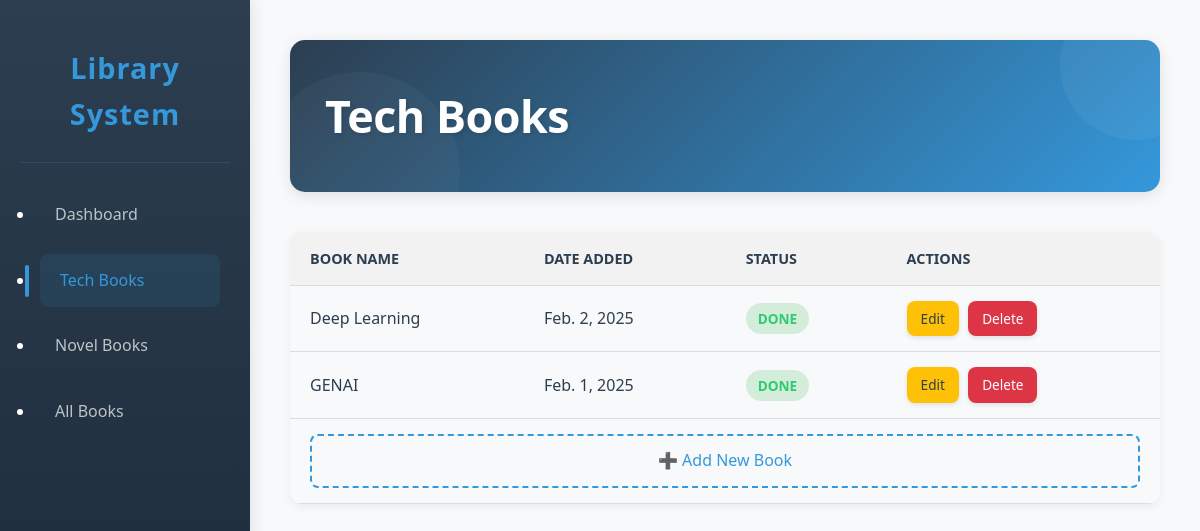
Before: /tech/ with the older database file.
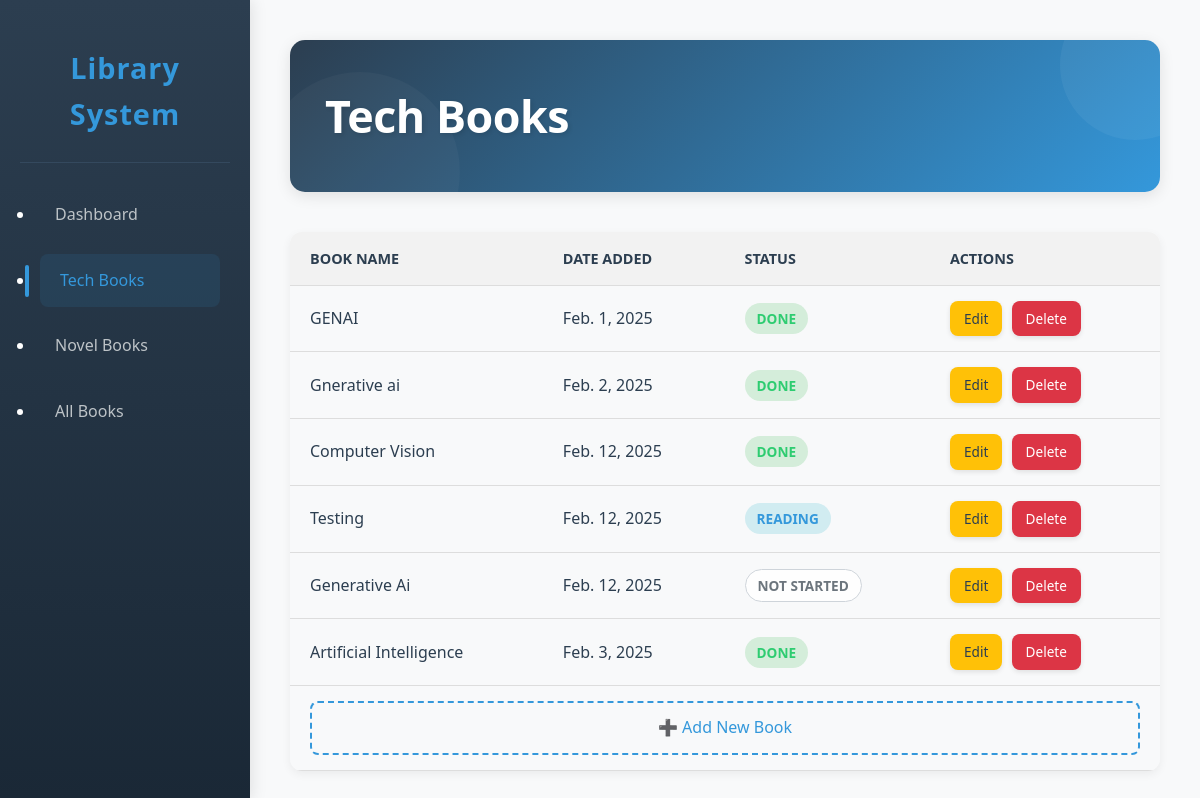
After: the same page with the newer database file.
### library/models.py (models this page shows, shortened)
class Book(models.Model):
    STATUS_CHOICES = [
        ('reading', 'Reading'),
        ('completed', 'Done'),
        ('not-started', 'Not Started'),
    ]
    BOOK_TYPE_CHOICES = [
        ('TECH', 'Tech Book'),
        ('NOVEL', 'Novel Book'),
    ]
    name = models.CharField(max_length=255)
    date_added = models.DateField()
    status = models.CharField(max_length=20, choices=STATUS_CHOICES, default='not-started')
    book_type = models.CharField(max_length=10, choices=BOOK_TYPE_CHOICES)

### library/views.py (the view)
# urls.py: path('tech/', views.tech_books, name='tech_books'),
def tech_books(request):
    books = Book.objects.filter(book_type='TECH')
    return render(request, 'tech_books.html', {'books': books})

### templates/tech_books.html (shortened to what this page needs)
{% load static %}
<!DOCTYPE html>
<html lang="en">
<head>
  <link rel="stylesheet" href="{% static 'style.css' %}">
</head>
<body>
  <nav class="sidebar">
    <div class="logo">
      <h2>Library System</h2>
    </div>
    <ul class="nav-links">
      <li><a href="{% url 'home' %}">Dashboard</a></li>
      <li class="active"><a href="{% url 'tech_books' %}">Tech Books</a></li>
      <li><a href="{% url 'novel_books' %}">Novel Books</a></li>
      <li><a href="{% url 'show_books' %}">All Books</a></li>
    </ul>
  </nav>
  <main class="main-content">
    <header class="top-bar">
      <h1>Tech Books</h1>
    </header>
    <div class="tech-book-table">
      <table>
        <thead>
          <tr>
            <th>Book Name</th>
            <th>Date Added</th>
            <th>Status</th>
            <th>Actions</th>
          </tr>
        </thead>
        <tbody>
          {% for book in books %}
          <tr>
            <td>{{ book.name }}</td>
            <td>{{ book.date_added }}</td>
            <td>
              <span class="status-badge {{ book.status }}">
                {{ book.get_status_display }}
              </span>
            </td>
            <td>
              <a href="{% url 'edit_book' book.id %}" class="btn-edit">Edit</a>
              <a href="{% url 'delete_book' book.id %}" class="btn-delete">Delete</a>
            </td>
          </tr>
          {% endfor %}
          <tr class="add-book-row">
            <td colspan="4" style="text-align: center;">
              <a href="{% url 'add_tech_book' %}" class="add-book-btn">➕ Add New Book</a>
            </td>
          </tr>
        </tbody>
      </table>
    </div>
  </main>
</body>
</html>

Changed rows visible on the page:
removed Book: name "Deep Learning", date_added "Feb. 2, 2025", status "DONE"
added Book: name "Gnerative ai", date_added "Feb. 2, 2025", status "DONE"
added Book: name "Computer Vision", date_added "Feb. 12, 2025", status "DONE"
added Book: name "Testing", date_added "Feb. 12, 2025", status "READING"
added Book: name "Generative Ai", date_added "Feb. 12, 2025", status "NOT STARTED"
added Book: name "Artificial Intelligence", date_added "Feb. 3, 2025", status "DONE"
